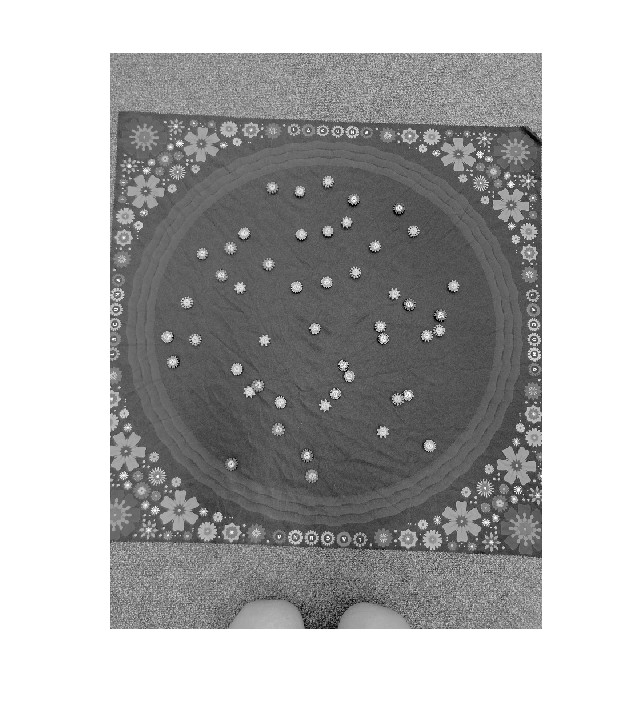
%> input picture src/matlab/lacunaGS.jpg, 631 x 707 px
$ octave --eval "result = CircleCrop(imread('lacunaGS.jpg'));"   (GNU Octave 9; MATLAB toolbox functions it lacks are replaced by stand-ins)
%> lines starting %> are read from the running program, lines starting %| are printed output that depends on the picture; in (x1, y1, x2, y2) boxes, pixels count from 0 and x2, y2 are one past the last pixel; in counts of white or black regions, pixels touching at a corner belong together; the program's own positions count from 1
function [croppedImg] = CircleCrop(img)

    imgGS = im2gray(img);
    imgBW = imbinarize(imgGS, 0.5);
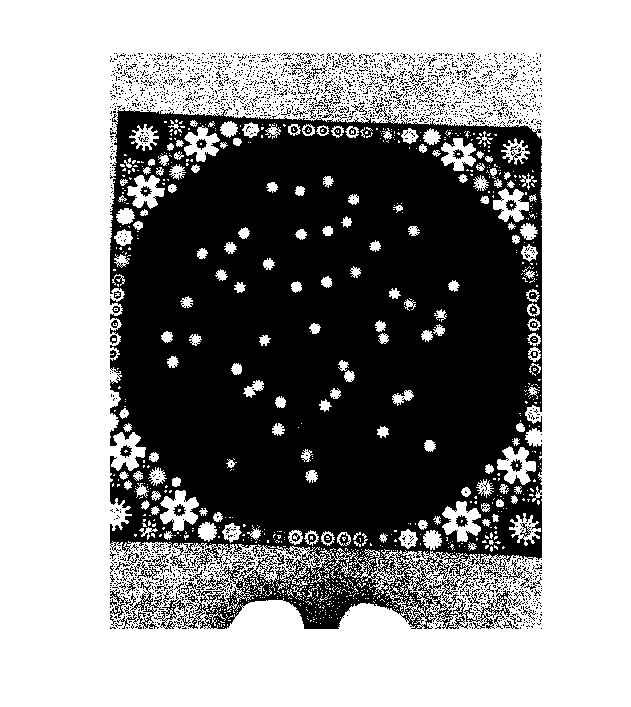
%> imgBW: size 707x631 logical; 59% white; 2540 black regions (2453 under 20 px), largest, box (x1, y1, x2, y2) and area: (110, 107, 542, 629) 172288, (130, 580, 164, 611) 231, (117, 611, 159, 629) 196
    %imshowpair(imgGS,imgBW,"montage");

    structureElement = strel('disk', 100);  % Structuring element (circle)
    closedImg = imclose(imgBW, structureElement);
%> closedImg: size 707x631 logical; every value is 1
    %imshow(closedImg)

    largestBlob = bwareafilt(closedImg, 1);  % get only the largest blob (circle)
    %imshowpair(img,largestBlob,'falsecolor');

    % Step 6: Create a mask for the circular region
    [rows, cols] = size(imgGS);
%> rows = 707; cols = 631
    [xx, yy] = ndgrid((1:rows), (1:cols));

    % Find the region's bounding box to extract the circular area
    props = regionprops(largestBlob, 'Centroid', 'EquivDiameter');
%> props = 1 region; Centroid and EquivDiameter: [316 354] 753.7
    center = props.Centroid;
%> center = [316 354]
    radius = props.EquivDiameter / 2;
%> radius = 376.8

    % Create a circular mask and apply it to the coloured image
    mask = sqrt((xx - center(2)).^2 + (yy - center(1)).^2) <= radius;
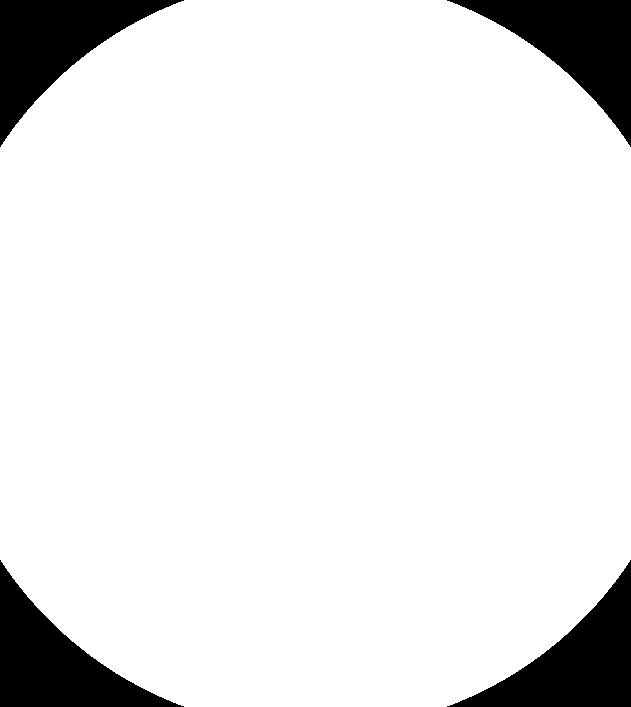
%> mask: size 707x631 logical; 90.5% white; 4 black regions, box (x1, y1, x2, y2) and area: (0, 0, 184, 147) 10621, (447, 0, 631, 147) 10621, (0, 560, 184, 707) 10621, (447, 560, 631, 707) 10621
    %BUG: only applies it to the center of the img not to
    % the center of circle origin

    croppedImg = img;
%> croppedImg is the input picture: size 707x631x3 uint8; min 0, max 255, mean 174
    croppedImg(repmat(~mask, [1 1 3])) = 0; % Set pixels outside the mask to 0 (black)
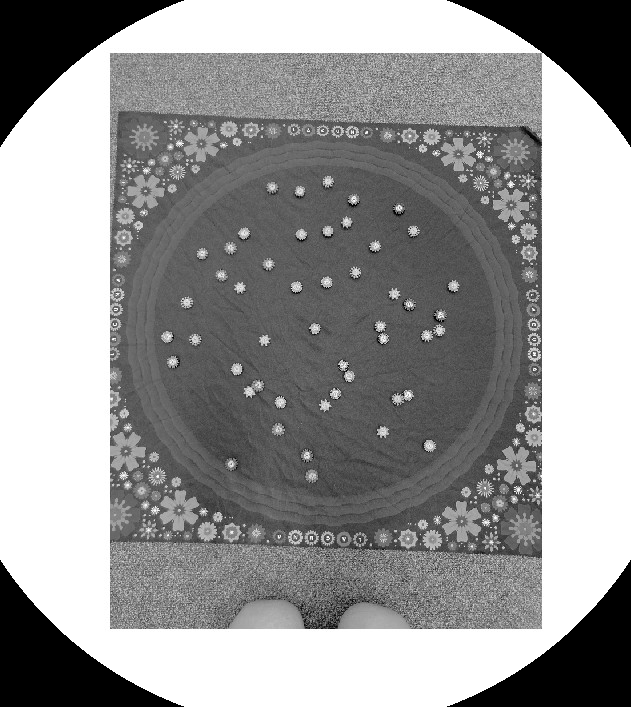
%> croppedImg: size 707x631x3 uint8; 9.52% of pixels changed, all inside (x1, y1, x2, y2) = (0, 0, 631, 707)

end
